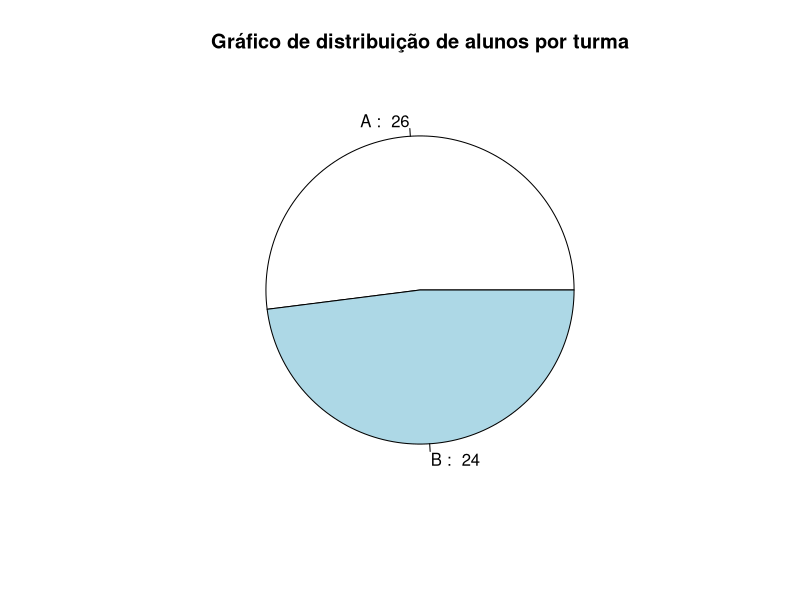
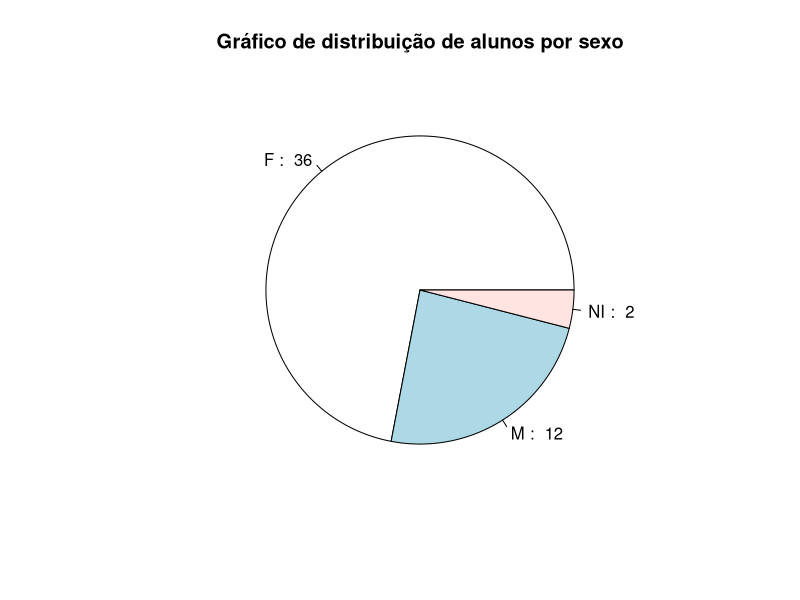

These charts were generated, in order, by the following R code: (Note: this script raises an error after producing the figures.)
#imports
library(ggplot2)


data <- read.csv("dados_estudantes.csv", sep = ';')


#Tabela turmas e gráfico de turmas
contagem_turmas = table(data$Turma)
contagem_turmas_table = data.frame(Turma = names(contagem_turmas), Frequencia = as.numeric(contagem_turmas))
pie(
  contagem_turmas_table$Frequencia,
  labels = paste(
    contagem_turmas_table$Turma, 
    ": ", 
    contagem_turmas_table$Frequencia
  ),
  main = "Gráfico de distribuição de alunos por turma"
)



#Tabela sexo gráfico sexo
contagem_sexo = table(data$Sexo)
contagem_sexo_table = data.frame(
  Sexo = names(contagem_sexo),
  Frenquencia = as.integer(contagem_sexo)
)
pie(
  contagem_sexo_table$Frenquencia,
  labels = paste(
    contagem_sexo_table$Sexo,
    ": ",
    contagem_sexo_table$Frenquencia
  ),
  main = "Gráfico de distribuição de alunos por sexo"
)



#Tabela de idade e gráfico de idade
contagem_idade = table(data$Idade)
contagem_idade_table = data.frame(
  Idade = names (contagem_idade),
  # Frequencia = as.integer(contagem_idade)
)
ggplot(
  contagem_idade_table,
  aes(
    x = Idade, 
    y = Frequencia
  )
)+ 
  geom_bar(stat = "identity") +
  labs(title = "Frequências das idades dos alunos") +
  theme(plot.title = element_text(hjust = 0.5))
